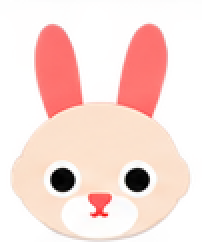
#> input picture art/modular_characters/reference/example_01_01.png, 101 x 121 px (shown 2 times larger)
$ python crop_assets.py --source reference/example_01_01.png
#> lines starting #> are read from the running program, lines starting #| are printed output that depends on the picture; after the words box and inside, x2 and y2 are one past the last pixel; in counts of white or black regions, pixels touching at a corner belong together
#!/usr/bin/env python3
"""Deterministic source-pixel sprite extraction. No artwork regeneration or alpha cleanup."""
from PIL import Image, ImageDraw, ImageFont
from pathlib import Path
import json, hashlib, argparse
p=argparse.ArgumentParser(); p.add_argument('--source',default=str(Path(__file__).resolve().parent/'source/reference.png')); p.add_argument('--output',default=str(Path(__file__).resolve().parent)); a=p.parse_args()
root=Path(a.output).resolve(); src=Path(a.source).resolve(); im=Image.open(src).convert('RGBA'); root.mkdir(parents=True,exist_ok=True)
#> further down, im is the input picture: PIL image 101x121 RGBA; mean R, G, B, A 190.2, 138.8, 131.7, 129.6
entries=[]
def add(name,section,rect,slot=None,status='component',canvas_rect=None,pivot=None,note=None):
    rect=tuple(rect); crop=im.crop(rect); canvas_rect=tuple(canvas_rect or rect)
    out=Image.new('RGBA',(canvas_rect[2]-canvas_rect[0],canvas_rect[3]-canvas_rect[1])); offset=(rect[0]-canvas_rect[0],rect[1]-canvas_rect[1]); out.paste(crop,offset)
    dest=Path(section)/(name+'.png'); (root/dest).parent.mkdir(exist_ok=True,parents=True);out.save(root/dest)
    alpha=out.getchannel('A'); meaningful=alpha.point(lambda v:255 if v>=32 else 0)
    entry={'id':name,'file':str(dest),'section':section,'status':status,'slot':slot or section,'source_rect_xyxy':rect,'source_crop_size':crop.size,'source_canvas_rect_xyxy':canvas_rect,'output_size':out.size,'source_offset_xy':offset,'alpha_bbox_xyxy':alpha.getbbox(),'alpha_ge32_bbox_xyxy':meaningful.getbbox(),'pivot_xy':pivot or [out.width/2,out.height/2],'pivot_note':'Suggested registration only; not an original rig measurement. Pixels are never trimmed.','notes':note or ''};entries.append(entry); return entry
# 1: face bases
for name,x0,x1 in [('rabbit_cream',19,132),('wolf_gray',135,247),('carrot_orange',248,361),('tiger_orange',366,479),('human_skin',482,596)]:add('face_'+name,'01_faces',(x0,67,x1,181),'face')
#> this loop made 5 passes
#> canvas_rect in add on passes 2 to 5: (135, 67, 247, 181), (248, 67, 361, 181), (366, 67, 479, 181), (482, 67, 596, 181)
#> pass 1, in add, `crop = im.crop(rect)`:
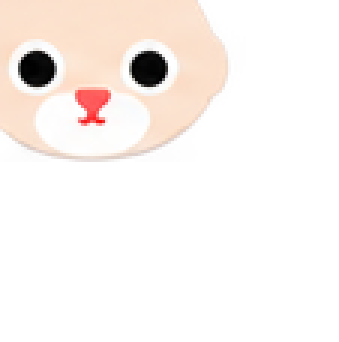
#> crop: PIL image 113x114 RGBA (shown 3 times larger); mean R, G, B, A 74.7, 67.7, 64.1, 69.1; transparent parts drawn white
#> pass 1, in add, `alpha = out.getchannel('A')`:
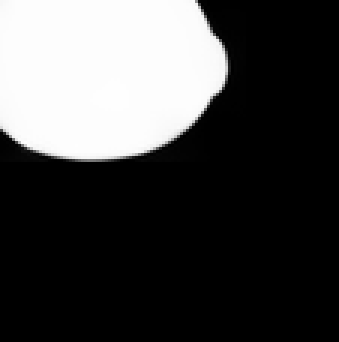
#> alpha: PIL image 113x114 L (shown 3 times larger); min 0, max 254, mean 69.1
#> pass 1, in add, `meaningful = alpha.point(lambda v: 255 if v >= 32 else 0)`:
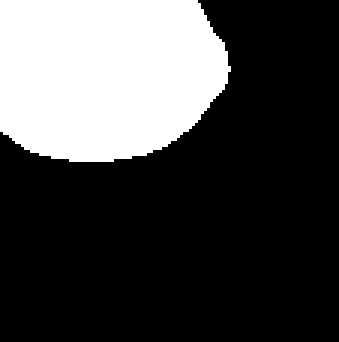
#> meaningful: PIL image 113x114 L (shown 3 times larger); 27.8% white; 1 white region, box (x1, y1, x2, y2) and area: (0, 0, 77, 54) 3585
# 2: only the first top-row item is a true blank sclera.
e=add('sclera_blank','02_eyes',(749,61,817,130),'eye.sclera',note='Only genuinely pupil-free sclera in source. Reuse for both eyes; do not erase baked-in pupils from other eyes.');e['eye_alignment']={'center_xy':[34,34.5],'suggested_pupil_center_xy':[34,34.5],'pupil_scale':0.65,'clipping':'Clip independent pupil to sclera alpha in runtime. Suggested scale is not baked into pixels.'}
#> in add (call 6), `crop = im.crop(rect)`: crop: PIL image 68x69 RGBA; every value is 0
#> in add (call 6), `alpha = out.getchannel('A')`: alpha: PIL image 68x69 L; every value is 0
#> after `e = add('sclera_blank', '02_eyes', (749, 61, 817, 130), 'eye.sclera', `: e = 15 items
add('eye_baked_half_top','02_eyes',(830,60,901,130),'eye.composite','composite',note='White and black pupil are baked together; cannot recover underlying white without repainting.')
#> in add (call 7), `crop = im.crop(rect)`: crop: PIL image 71x70 RGBA; every value is 0
#> in add (call 7), `alpha = out.getchannel('A')`: alpha: PIL image 71x70 L; every value is 0
add('eye_baked_round_top','02_eyes',(917,60,988,130),'eye.composite','composite',note='White and black pupil are baked together.')
for name,rect in [('brown',(628,156,680,211)),('tan',(683,156,736,211)),('blue',(739,156,791,211)),('green',(795,156,847,211)),('gold',(852,156,905,211)),('slit',(914,155,940,214)),('star',(951,155,995,214))]:
 e=add('pupil_'+name,'02_eyes',((rect[0],159,rect[2],rect[3]) if name=='brown' else rect),'eye.pupil',canvas_rect=rect); e['eye_alignment']={'anchor_xy':e['pivot_xy'],'target':'sclera_blank center_xy','independent_translation':True,'note':'Colored round items include iris and black pupil as one source layer.'}
#> this loop made 7 passes
#> (name, canvas_rect in add, offset in add) on passes 2 to 7: ('tan', (683, 156, 736, 211), (0, 0)), ('blue', (739, 156, 791, 211), (0, 0)), ('green', (795, 156, 847, 211), (0, 0)), ('gold', (852, 156, 905, 211), (0, 0)), ('slit', (914, 155, 940, 214), (0, 0)), ('star', (951, 155, 995, 214), (0, 0))
#> (name, canvas_rect in add, offset in add) on pass 1: ('brown', (628, 156, 680, 211), (0, 3))
add('eye_heart_baked','02_eyes',(998,155,1055,214),'eye.composite','composite',note='Heart pupil is baked into a white disk; retained intact, not falsely labeled independent pupil.')
#> in add (call 16), `crop = im.crop(rect)`: crop: PIL image 57x59 RGBA; every value is 0
#> in add (call 16), `alpha = out.getchannel('A')`: alpha: PIL image 57x59 L; every value is 0
for name,x0,x1 in [('normal',630,681),('surprised',684,736),('half',739,790),('sleepy',793,845),('up',847,898),('down',900,951),('happy',953,1004),('closed',1007,1057)]:add('eye_shape_'+name,'02_eyes',(x0,252,x1,305),'eye.composite','composite',note='Source eye-shape preview, including its white fill and baked mark/pupil. Not a separated eyelid overlay; no hidden pixels reconstructed.')
#> this loop made 8 passes
#> (name, x0, x1, canvas_rect in add) on passes 1 to 8: ('normal', 630, 681, (630, 252, 681, 305)), ('surprised', 684, 736, (684, 252, 736, 305)), ('half', 739, 790, (739, 252, 790, 305)), ('sleepy', 793, 845, (793, 252, 845, 305)), ('up', 847, 898, (847, 252, 898, 305)), ('down', 900, 951, (900, 252, 951, 305)), ('happy', 953, 1004, (953, 252, 1004, 305)), ('closed', 1007, 1057, (1007, 252, 1057, 305))
# 3: six nose shapes in the top-right row despite the inconsistent printed headings.
for name,rect in [('triangle_pink',(1083,58,1137,110)),('triangle_black',(1153,58,1207,110)),('triangle_orange',(1226,58,1279,110)),('round_brown',(1320,60,1372,108)),('round_pink',(1389,60,1439,107)),('heart_cream',(1452,58,1509,107))]:add('nose_'+name,'03_noses',rect,'nose')
#> this loop made 6 passes
#> (name, canvas_rect in add) on passes 1 to 6: ('triangle_pink', (1083, 58, 1137, 110)), ('triangle_black', (1153, 58, 1207, 110)), ('triangle_orange', (1226, 58, 1279, 110)), ('round_brown', (1320, 60, 1372, 108)), ('round_pink', (1389, 60, 1439, 107)), ('heart_cream', (1452, 58, 1509, 107))
# 4: ten visible mouth candidates; five upper and five lower. Source heading says eight.
for name,rect in [('open_large',(1097,194,1167,240)),('open_medium',(1188,199,1241,241)),('open_small',(1272,199,1319,239)),('open_tiny',(1360,198,1404,229)),('line_cream',(1433,199,1507,222)),('smile',(1100,270,1159,306)),('frown',(1187,272,1249,304)),('flat',(1273,280,1330,299)),('teeth',(1359,270,1417,306)),('tongue',(1445,273,1507,309))]:add('mouth_'+name,'04_mouths',rect,'mouth')
#> this loop made 10 passes
#> (name, canvas_rect in add) on passes 1 to 10: ('open_large', (1097, 194, 1167, 240)), ('open_medium', (1188, 199, 1241, 241)), ('open_small', (1272, 199, 1319, 239)), ('open_tiny', (1360, 198, 1404, 229)), ('line_cream', (1433, 199, 1507, 222)), ('smile', (1100, 270, 1159, 306)), ('frown', (1187, 272, 1249, 304)), ('flat', (1273, 280, 1330, 299)), ('teeth', (1359, 270, 1417, 306)), ('tongue', (1445, 273, 1507, 309))
# 5: paired items retain an identical pair canvas, with only their own source region pasted.
for name,group,left,right in [
 ('rabbit_ear',(31,395,114,469),(31,395,74,469),(76,395,114,469)),
 ('wolf_ear',(145,398,234,468),(145,398,191,468),(194,398,234,468)),
 ('tiger_ear',(259,409,360,466),(259,409,309,466),(310,409,360,466))]:
 for side,r in [('left',left),('right',right)]:add(name+'_'+side,'05_head_parts',r,'head.ear.'+side,canvas_rect=group,pivot=[(group[2]-group[0])/2,group[3]-group[1]],note='Left/right means image side. Both files share full pair canvas and lower-center pivot; do not trim independently.')
#> this loop made 3 passes
#> (name, left) on passes 1 to 3: ('rabbit_ear', (31, 395, 74, 469)), ('wolf_ear', (145, 398, 191, 468)), ('tiger_ear', (259, 409, 309, 466))
for name,rect in [('leaves',(381,403,473,467)),('hair',(490,399,593,471)),('crown',(24,520,113,595)),('helmet',(115,512,195,599)),('hood',(204,519,299,604)),('headscarf',(306,529,387,601)),('horn_small',(422,514,471,598)),('horn_large',(530,514,577,598))]:add(name,'05_head_parts',rect,'head.'+name,pivot=[(rect[2]-rect[0])/2,rect[3]-rect[1]],note='Hood and headscarf include visible skin/cream areas already baked into source; preserve source as-is.' if name in ['hood','headscarf'] else '')
#> this loop made 8 passes
#> (name, canvas_rect in add) on passes 1 to 8: ('leaves', (381, 403, 473, 467)), ('hair', (490, 399, 593, 471)), ('crown', (24, 520, 113, 595)), ('helmet', (115, 512, 195, 599)), ('hood', (204, 519, 299, 604)), ('headscarf', (306, 529, 387, 601)), ('horn_small', (422, 514, 471, 598)), ('horn_large', (530, 514, 577, 598))
# 6: marks; split blush and individual bars, preserve grouped versions only for spots.
for name,rect in [('stripe_upper',(636,402,691,430)),('stripe_lower',(636,430,691,458)),('cross_mark',(791,400,851,459)),('king_mark',(876,400,932,459)),('mask',(789,506,858,574)),('brow_mark',(872,519,939,565))]:add(name,'06_markings',rect,'face.marking')
for name,r in [('left',(709,522,740,559)),('right',(742,522,773,559))]:add('blush_'+name,'06_markings',r,'face.blush.'+name,canvas_rect=(709,522,773,559),pivot=[32,18.5],note='Shared pair canvas; left/right means image side.')
#> this loop made 2 passes
#> (rect in add, canvas_rect in add, offset in add) on pass 2: ((742, 522, 773, 559), (709, 522, 773, 559), (33, 0))
for name,r in [('left',(715,399,743,459)),('right',(744,399,767,459))]:add('forehead_mark_'+name,'06_markings',r,'face.marking',canvas_rect=(715,399,767,459))
#> this loop made 2 passes
#> (name, rect in add, canvas_rect in add, offset in add) on passes 1 to 2: ('left', (715, 399, 743, 459), (715, 399, 767, 459), (0, 0)), ('right', (744, 399, 767, 459), (715, 399, 767, 459), (29, 0))
for name,r in [('upper',(637,514,664,542)),('middle',(661,534,685,555)),('lower',(639,545,662,570))]:add('spot_'+name,'06_markings',r,'face.marking',canvas_rect=(636,513,685,570))
#> this loop made 3 passes
#> (name, rect in add, offset in add) on passes 1 to 3: ('upper', (637, 514, 664, 542), (1, 1)), ('middle', (661, 534, 685, 555), (25, 21)), ('lower', (639, 545, 662, 570), (3, 32))
# 7: body and equipment
for name,rect in [('cape',(975,400,1065,476)),('armor',(1074,399,1152,475)),('robe',(1160,399,1246,483)),('scarf',(1258,405,1338,481)),('spear',(1370,375,1418,484)),('dagger',(1456,391,1501,484)),('belt',(975,550,1062,594)),('pauldron',(1070,526,1135,600)),('backpack',(1157,526,1235,603)),('cloak',(1255,527,1333,603)),('necklace',(1349,531,1424,605)),('chest_emblem',(1445,527,1514,603))]:add(name,'07_body_equipment',rect,'equipment.'+name)
#> this loop made 12 passes
#> (name, canvas_rect in add) on passes 1 to 12: ('cape', (975, 400, 1065, 476)), ('armor', (1074, 399, 1152, 475)), ('robe', (1160, 399, 1246, 483)), ('scarf', (1258, 405, 1338, 481)), ('spear', (1370, 375, 1418, 484)), ('dagger', (1456, 391, 1501, 484)), ('belt', (975, 550, 1062, 594)), ('pauldron', (1070, 526, 1135, 600)), ('backpack', (1157, 526, 1235, 603)), ('cloak', (1255, 527, 1333, 603)), ('necklace', (1349, 531, 1424, 605)), ('chest_emblem', (1445, 527, 1514, 603))
# 8: illustrative composites, explicitly not interchangeable components.
cols=[(25,126),(140,242),(261,363),(375,483),(489,595),(612,712),(720,824),(830,939),(947,1057),(1069,1182),(1186,1297),(1303,1412),(1415,1523)]
for row,(y0,y1) in enumerate([(696,817),(845,974)],1):
 for col,(x0,x1) in enumerate(cols,1):add(f'example_{row:02d}_{col:02d}','reference',(x0,y0,x1,y1),'reference','reference',note='Original example composite only. Text labels excluded; no component layers inferred.')
#> this loop made 2 passes
# Check exact pixel fidelity in each extraction region and transparent padding.
for e in entries:
 out=Image.open(root/e['file']); x,y=e['source_offset_xy'];w,h=e['source_crop_size']; assert out.crop((x,y,x+w,y+h)).tobytes()==im.crop(e['source_rect_xyxy']).tobytes()
#> after `x, y = e['source_offset_xy']`: x = 0; y = 0
#> after `w, h = e['source_crop_size']`: w = 113; h = 114
 e['pixel_fidelity_verified']=True
# Atlas for human visual inspection. Gray background neutralizes invisible RGB noise.
font=ImageFont.load_default(); items=[e for e in entries if e['status']!='reference']; cw,ch=180,150; cols=8;rows=(len(items)+cols-1)//cols
#> after `items = [e for e in entries if e['status'] != 'reference']`: items = 79 items
#> after `rows = (len(items) + cols - 1) // cols`: rows = 10
sheet=Image.new('RGB',(cols*cw,rows*ch),'#777777');d=ImageDraw.Draw(sheet)
for i,e in enumerate(items):
 x=(i%cols)*cw;y=(i//cols)*ch; s=Image.open(root/e['file']);s.thumbnail((160,112),Image.Resampling.NEAREST);sheet.paste(s,(x+(cw-s.width)//2,y+5),s);d.text((x+4,y+122),e['id'],fill='white',font=font)
sheet.save(root/'contactsheet.png')
qa=root/'qa';qa.mkdir(exist_ok=True)
for style in ['black','white','checker']:
    sheet=Image.new('RGBA',(cols*cw,rows*ch),style if style!='checker' else '#cccccc');d=ImageDraw.Draw(sheet)
    if style=='checker':
        for y in range(0,sheet.height,12):
            for x in range(0,sheet.width,12):
                if (x//12+y//12)%2:d.rectangle((x,y,x+11,y+11),fill='#eeeeee')
    for i,e in enumerate(items):
        x=(i%cols)*cw;y=(i//cols)*ch;s=Image.open(root/e['file']);s.thumbnail((160,112),Image.Resampling.NEAREST);sheet.alpha_composite(s,(x+(cw-s.width)//2,y+5));d.text((x+4,y+122),e['id'],fill='white' if style=='black' else 'black',font=font)
#> after `x = i % cols * cw`: x = 0
    sheet.convert('RGB').save(qa/('contactsheet_'+style+'.png'))
from collections import Counter
meta={'source_filename':src.name,'source_sha256':hashlib.sha256(src.read_bytes()).hexdigest(),'source_size':im.size,'source_mode':'RGBA','alpha_range':im.getchannel('A').getextrema(),'alpha_histogram':dict(sorted(Counter(im.getchannel('A').getdata()).items())),'rect_convention':'[left, top, right, bottom], right/bottom exclusive, source top-left origin','counts':dict(Counter(e['section'] for e in entries)),'total_files':len(entries),'component_and_composite_files':len(items),'runtime_guidance':'Keep native canvas dimensions and pivot. Composite eye shapes cannot be independently animated as white/pupil layers. Use sclera_blank plus pupil_* for independent gaze.','assets':entries}
(root/'manifest.json').write_text(json.dumps(meta,ensure_ascii=False,indent=2),encoding='utf8')
print(json.dumps({'counts':meta['counts'],'total':len(entries),'assets':len(items),'fidelity':'all source crop RGBA bytes match'},ensure_ascii=False))
#> (printed output is left out)
